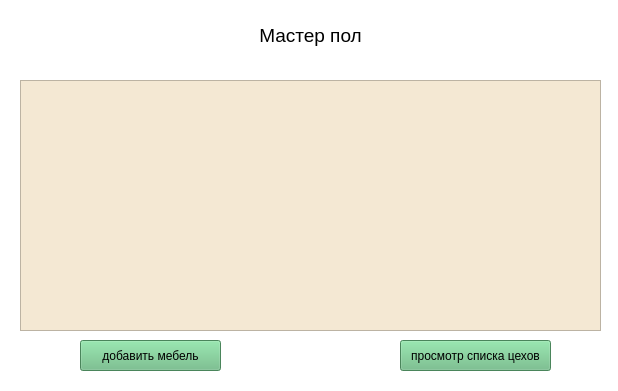
<?xml version="1.0" encoding="UTF-8"?>
<ui version="4.0">
 <class>Form</class>
 <widget class="QWidget" name="Form">
  <property name="geometry">
   <rect>
    <x>0</x>
    <y>0</y>
    <width>618</width>
    <height>391</height>
   </rect>
  </property>
  <property name="windowTitle">
   <string>Form</string>
  </property>
  <property name="windowIcon">
   <iconset>
    <normaloff>../../Downloads/КОД 09.02.07-2-2025 Приложения к образцу задания Том 1 (1)/Ресурсы/Мастер пол.png</normaloff>../../Downloads/КОД 09.02.07-2-2025 Приложения к образцу задания Том 1 (1)/Ресурсы/Мастер пол.png</iconset>
  </property>
  <property name="styleSheet">
   <string notr="true">background-color: rgb(255, 255, 255);</string>
  </property>
  <widget class="QLabel" name="label">
   <property name="geometry">
    <rect>
     <x>250</x>
     <y>20</y>
     <width>121</width>
     <height>31</height>
    </rect>
   </property>
   <property name="text">
    <string>&lt;html&gt;&lt;head/&gt;&lt;body&gt;&lt;p align=&quot;center&quot;&gt;&lt;span style=&quot; font-size:14pt;&quot;&gt;Мастер пол&lt;/span&gt;&lt;/p&gt;&lt;/body&gt;&lt;/html&gt;</string>
   </property>
  </widget>
  <widget class="QListWidget" name="listWidget">
   <property name="geometry">
    <rect>
     <x>20</x>
     <y>80</y>
     <width>581</width>
     <height>251</height>
    </rect>
   </property>
   <property name="styleSheet">
    <string notr="true">background-color: #F4E8D3 </string>
   </property>
  </widget>
  <widget class="QPushButton" name="pushButton">
   <property name="geometry">
    <rect>
     <x>80</x>
     <y>340</y>
     <width>141</width>
     <height>31</height>
    </rect>
   </property>
   <property name="styleSheet">
    <string notr="true">background-color: #67BA80</string>
   </property>
   <property name="text">
    <string>добавить мебель</string>
   </property>
  </widget>
  <widget class="QPushButton" name="pushButton_2">
   <property name="geometry">
    <rect>
     <x>400</x>
     <y>340</y>
     <width>151</width>
     <height>31</height>
    </rect>
   </property>
   <property name="styleSheet">
    <string notr="true">background-color: #67BA80</string>
   </property>
   <property name="text">
    <string>просмотр списка цехов</string>
   </property>
  </widget>
  <widget class="QLabel" name="label_2">
   <property name="geometry">
    <rect>
     <x>30</x>
     <y>10</y>
     <width>71</width>
     <height>61</height>
    </rect>
   </property>
   <property name="text">
    <string/>
   </property>
   <property name="pixmap">
    <pixmap>../../Downloads/КОД 09.02.07-2-2025 Приложения к образцу задания Том 1 (1)/Ресурсы/Мастер пол.ico</pixmap>
   </property>
   <property name="scaledContents">
    <bool>true</bool>
   </property>
  </widget>
 </widget>
 <resources/>
 <connections/>
</ui>
